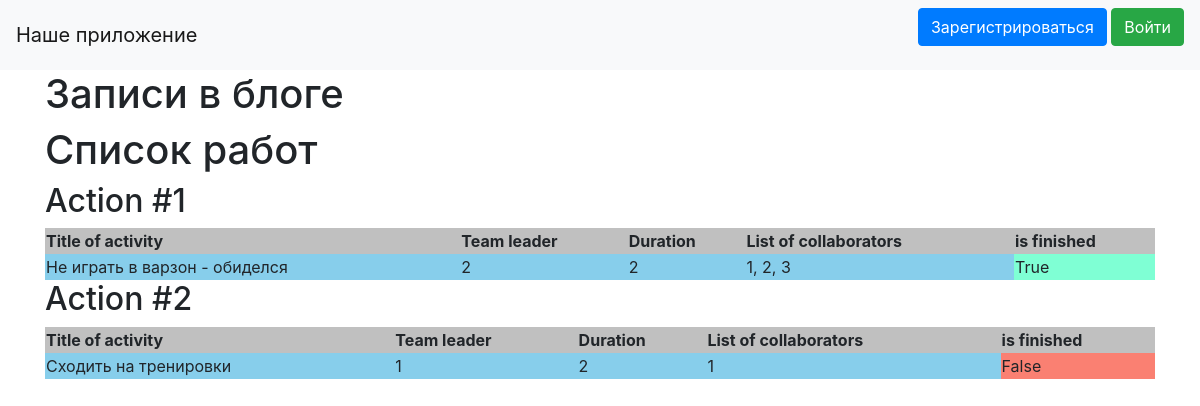
Before: / with the older database file.
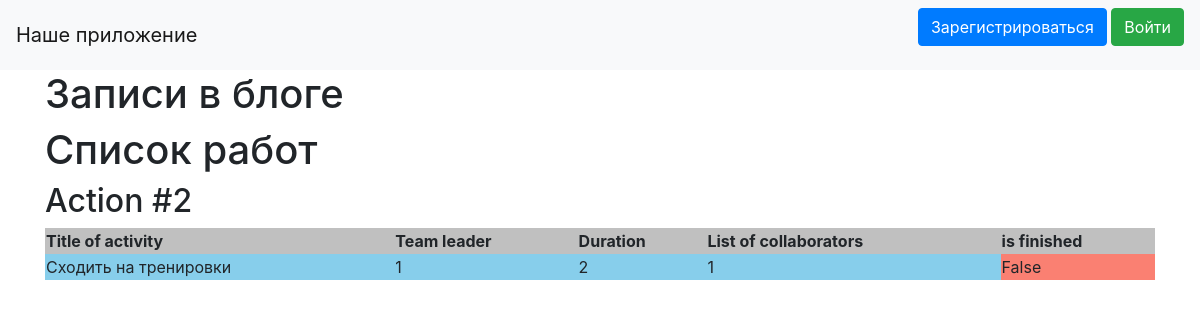
After: the same page with the newer database file.
### data/jobs.py (models this page shows)
class Jobs(SqlAlchemyBase):
    __tablename__ = 'jobs'
    id = sqlalchemy.Column(sqlalchemy.Integer, primary_key=True, autoincrement=True)
    team_leader = sqlalchemy.Column(sqlalchemy.Integer, sqlalchemy.ForeignKey("users.id"))
    job = sqlalchemy.Column(sqlalchemy.String, nullable=True)
    work_size = sqlalchemy.Column(sqlalchemy.Integer, nullable=True)
    collaborators = sqlalchemy.Column(sqlalchemy.String, nullable=True)
    start_date = sqlalchemy.Column(sqlalchemy.DateTime, default=datetime.datetime.now)
    end_date = sqlalchemy.Column(sqlalchemy.DateTime, nullable=True)
    is_finished = sqlalchemy.Column(sqlalchemy.BOOLEAN, nullable=True)
    user = orm.relation('User')

### main.py (the view)
@app.route("/")
def index():
    db_sess = db_session.create_session()
    jobs = db_sess.query(Jobs)
    if current_user.is_authenticated:
        news = db_sess.query(News).filter(
            (News.user == current_user) | (News.is_private != True))
    else:
        news = db_sess.query(News).filter(News.is_private != True)
    return render_template("index.html", news=news, jobs=jobs)

### data/db_session.py (called while the page is built)
def create_session() -> Session:
    global __factory
    return __factory()

### templates/index.html (shortened to what this page needs)
{% extends "base.html" %}
{% block content %}
<h1>Записи в блоге</h1>
<h1>Список работ</h1>
{% for item in jobs%}
<h2>Action #{{item.id}}</h2>
<table width="100%">
	<tr><th>Title of activity</th><th>Team leader</th><th>Duration</th><th>List of collaborators</th><th>is finished</th></tr>
	<tr><td>{{item.job}}</td><td>{{item.team_leader}}</td><td>{{item.work_size}}</td><td>{{item.collaborators}}</td>
	{% if item.is_finished %}
		<td style="background:Aquamarine">{{item.is_finished}}</td></tr>
	{% else %}
		<td style="background:Salmon">{{item.is_finished}}</td></tr>
	{% endif %}
</table>
{% endfor %}
{% endblock %}

Changed rows visible on the page:
removed Jobs: id "1", job "Не играть в варзон - обиделся", team_leader "2", work_size "2", collaborators "1, 2, 3", is_finished "True"
